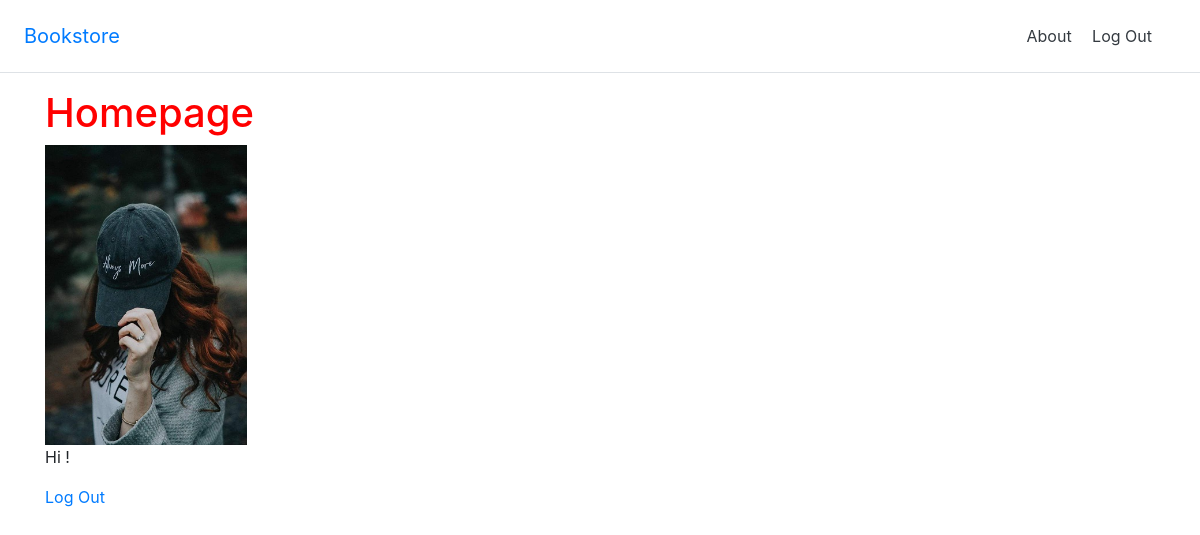
The page / (signed in) on the database as committed earlier.
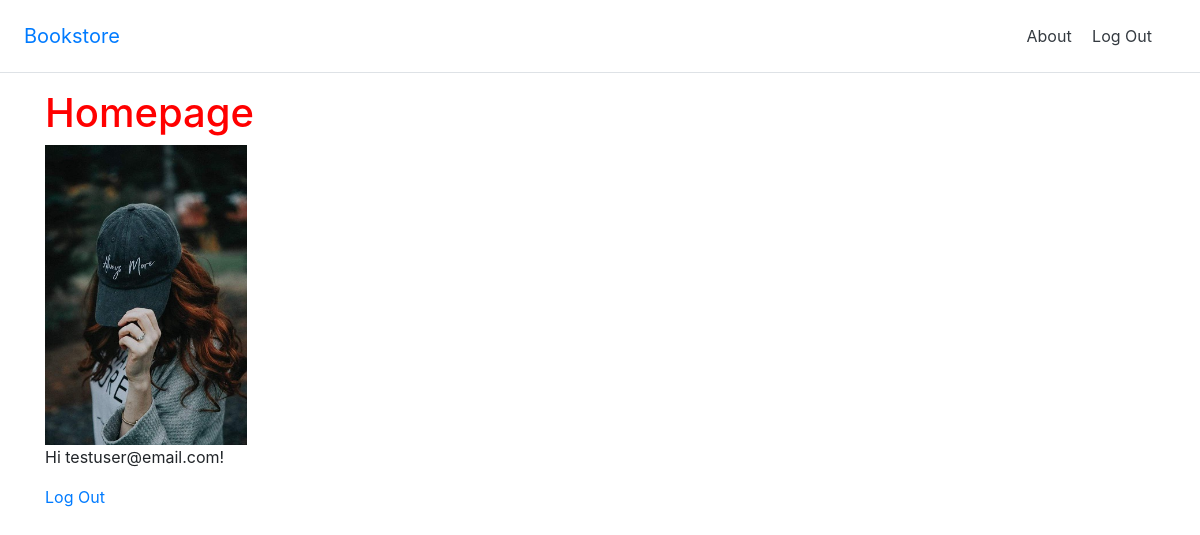
The same page on the database as committed later.
### users/models.py (models this page shows)
class CustomUser(AbstractUser):
    pass

### pages/views.py (the view)
# urls.py: path('',HomePageView.as_view(),name='home'),
class HomePageView(TemplateView):
    template_name = 'home.html'

### templates/home.html (shortened to what this page needs)
{% extends '_base.html' %}
{% load static %}
    {% block content %}
        <h1>Homepage</h1>
        <img class="bookcover" src="{% static 'images/1.jpg' %}">
        {% if user.is_authenticated %}
            <p>Hi {{ user.email }}!</p>
            <p><a href="{% url 'account_logout' %}">Log Out</a></p>
        {% else %}
            <p>You are not logged in</p>
            <p><a href="{% url 'account_login' %}">Log In</a> |
            <a href="{% url 'account_signup' %}">Sign Up</a></p>
        {% endif %}
{% endblock content %}

Rows that differ between the two databases and show on the page:
now on this page (row edited): CustomUser: email "testuser@email.com"
